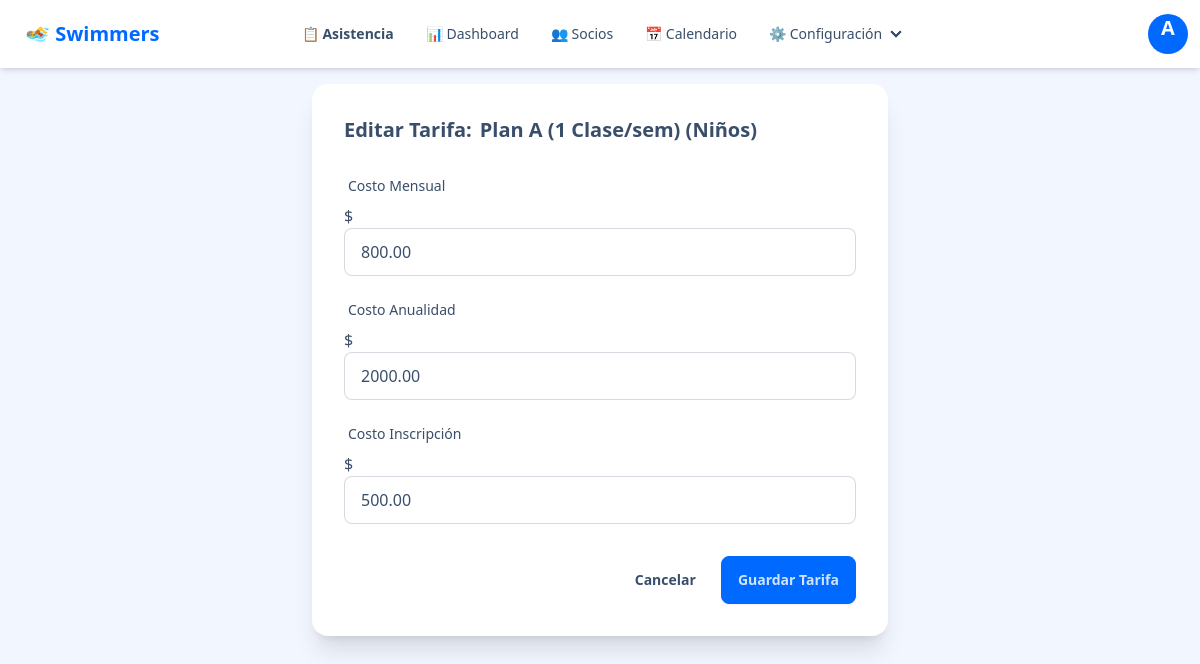
The page /admin/tarifas/editar/1 (signed in) on the database its author committed.
### app/models.py (models this page shows, shortened)
class User(UserMixin, db.Model):
    id = db.Column(db.Integer, primary_key=True)
    username = db.Column(db.String(64), index=True, unique=True, nullable=False)
    password_hash = db.Column(db.String(128))
    role = db.Column(db.String(20), nullable=False) # 'admin', 'recepcion', 'instructor'

class Membresia(db.Model):
    id = db.Column(db.Integer, primary_key=True)
    nombre = db.Column(db.String(50), nullable=False)  # Ej: Plan A
    clases_por_semana = db.Column(db.Integer, nullable=False)
    socios = db.relationship('Socio', backref='membresia', lazy=True)
    tarifas = db.relationship('Tarifa', backref='membresia', lazy=True)

class Tarifa(db.Model):
    id = db.Column(db.Integer, primary_key=True)
    membresia_id = db.Column(db.Integer, db.ForeignKey('membresia.id'), nullable=False)
    nivel = db.Column(db.String(20), nullable=False)  # Bebés, Niños, Adultos
    costo_mensual = db.Column(db.Float, nullable=False)
    costo_anualidad = db.Column(db.Float, nullable=False)
    costo_inscripcion = db.Column(db.Float, nullable=False)

### app/routes/admin.py (the view)
@admin_bp.route('/tarifas/editar/<int:id>', methods=['GET', 'POST'])
@login_required
@admin_required
def editar_tarifa(id):
    tarifa = Tarifa.query.get_or_404(id)
    form = TarifaForm(obj=tarifa) # Pre-llenar datos
    niveles_db = Nivel.query.order_by(Nivel.orden).all()
    form.nivel.choices = [(n.nombre, n.nombre) for n in niveles_db]
    form.membresia_id.choices = [(m.id, m.nombre) for m in Membresia.query.all()]
    if form.validate_on_submit():
        form.populate_obj(tarifa) # Guardar cambios
        db.session.commit()
        flash('Precios actualizados.', 'success')
        return redirect(url_for('admin.tarifas'))
    return render_template('admin/tarifa_editar.html', form=form, tarifa=tarifa)

### app/forms.py
class TarifaForm(FlaskForm):
    membresia_id = SelectField('Membresía', coerce=int, validators=[DataRequired()])
    nivel = SelectField('Nivel', choices=[], validators=[DataRequired()])
    costo_mensual = DecimalField('Costo Mensual', places=2, validators=[DataRequired()])
    costo_anualidad = DecimalField('Costo Anualidad', places=2, validators=[DataRequired()])
    costo_inscripcion = DecimalField('Costo Inscripción', places=2, validators=[DataRequired()])
    submit = SubmitField('Guardar Tarifa')

### app/models.py (called while the page is built)
@login.user_loader
def load_user(id):
    return User.query.get(int(id))

### app/templates/admin/tarifa_editar.html (shortened to what this page needs)
{% extends "base.html" %}
{% block content %}
<div class="max-w-xl mx-auto">
    <div class="card bg-base-100 shadow-xl">
        <div class="card-body">
            <h2 class="card-title">
                Editar Tarifa: <strong>{{ tarifa.membresia.nombre }} ({{ tarifa.nivel }})</strong>
            </h2>
            <form method="POST" class="space-y-4">
                <div class="form-control w-full">
                    <label class="label">
                        <span class="label-text">{{ form.costo_mensual.label.text }}</span>
                    </label>
                    <label class="input-group">
                        <span>$</span>
                        {{ form.costo_mensual(class="input input-bordered w-full") }}
                    </label>
                </div>
                <div class="form-control w-full">
                    <label class="label">
                        <span class="label-text">{{ form.costo_anualidad.label.text }}</span>
                    </label>
                    <label class="input-group">
                        <span>$</span>
                        {{ form.costo_anualidad(class="input input-bordered w-full") }}
                    </label>
                </div>
                <div class="form-control w-full">
                    <label class="label">
                        <span class="label-text">{{ form.costo_inscripcion.label.text }}</span>
                    </label>
                    <label class="input-group">
                        <span>$</span>
                        {{ form.costo_inscripcion(class="input input-bordered w-full") }}
                    </label>
                </div>
                <div class="card-actions justify-end pt-4">
                    <a href="{{ url_for('admin.tarifas') }}" class="btn btn-ghost">Cancelar</a>
                    {{ form.submit(class="btn btn-primary") }}
                </div>
            </form>
        </div>
    </div>
</div>
{% endblock %}

### app/templates/base.html (shortened to what this page needs)
<!DOCTYPE html>
<html lang="es" data-theme="winter">
<head>
    <link href="https://cdn.jsdelivr.net/npm/daisyui@4.12.10/dist/full.min.css" rel="stylesheet" type="text/css" />
    <script src="https://cdn.tailwindcss.com"></script>
</head>
<body class="min-h-screen bg-base-200">
<div class="navbar bg-base-100 shadow-md sticky top-0 z-50">
    <div class="navbar-start">
      <a class="btn btn-ghost text-xl text-primary font-bold">
          🏊 Swimmers
      </a>
    </div>
    <div class="navbar-center hidden lg:flex">
      <ul class="menu menu-horizontal px-1">
        {% if current_user.is_authenticated %}
          <li>
              <a href="{{ url_for('asistencia.hoy') }}" class="font-semibold">
                  📋 Asistencia
              </a>
          </li>
          {% if current_user.role in ['admin', 'recepcion'] %}
              <li><a href="{{ url_for('reportes.dashboard') }}">📊 Dashboard</a></li>
              <li><a href="{{ url_for('socios.lista') }}">👥 Socios</a></li>
              <li><a href="{{ url_for('horarios.calendario') }}">📅 Calendario</a></li>
          {% endif %}
          {% if current_user.role == 'admin' %}
              <li>
                  <details>
                      <summary>⚙️ Configuración</summary>
                  </details>
              </li>
          {% endif %}
        {% endif %}
      </ul>
    </div>
    <div class="navbar-end">
      {% if current_user.is_authenticated %}
          <div class="dropdown dropdown-end">
              <div tabindex="0" role="button" class="btn btn-ghost btn-circle avatar">
                  <div class="w-10 rounded-full bg-primary text-white flex items-center justify-center">
                      <span class="text-xl font-bold">{{ current_user.username[:1].upper() }}</span>
                  </div>
              </div>
          </div>
      {% else %}
          <a href="{{ url_for('auth.login') }}" class="btn btn-primary btn-sm">Iniciar Sesión</a>
      {% endif %}
    </div>
  </div>
    <main class="container mx-auto p-4">
        {% block content %}{% endblock %}
    </main>
</body>
</html>

### rows shown on the page
User: username "A"
Membresia: membresia.nombre "Plan A (1 Clase/sem)"
Tarifa: nivel "Niños", costo_mensual "800.00", costo_anualidad "2000.00", costo_inscripcion "500.00"
